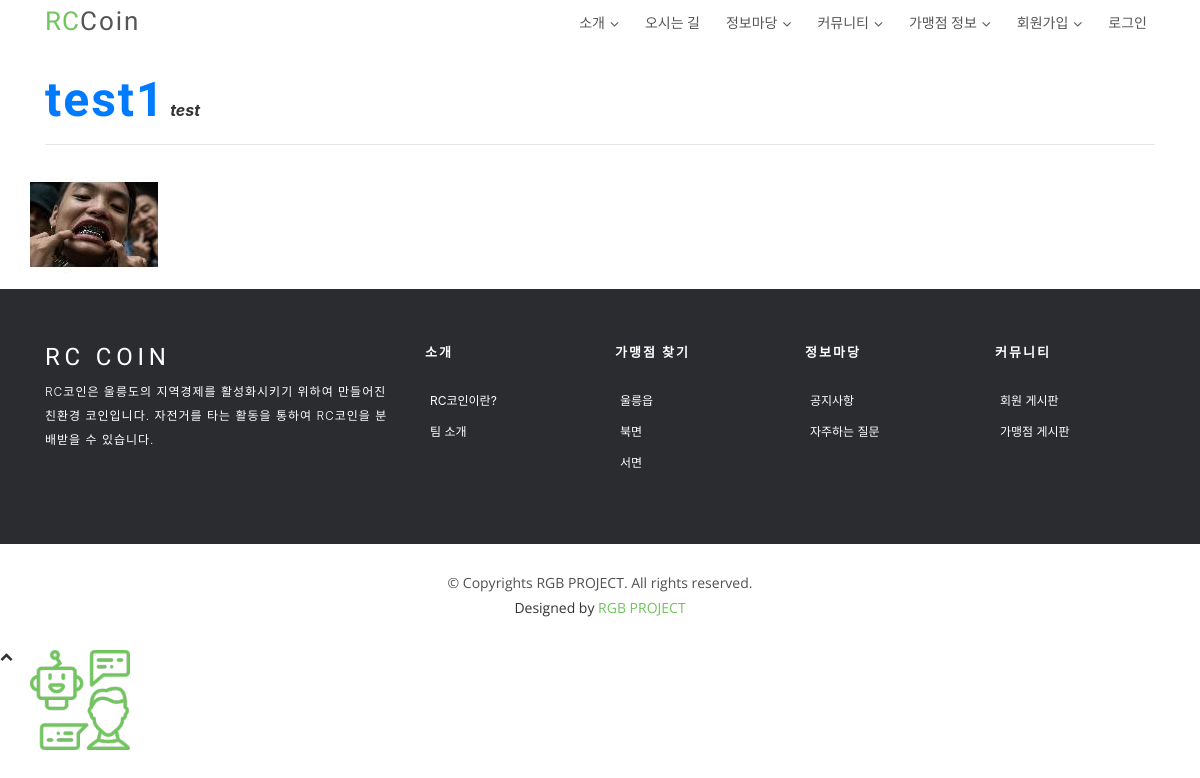
The page /photo/ on the database as committed earlier.
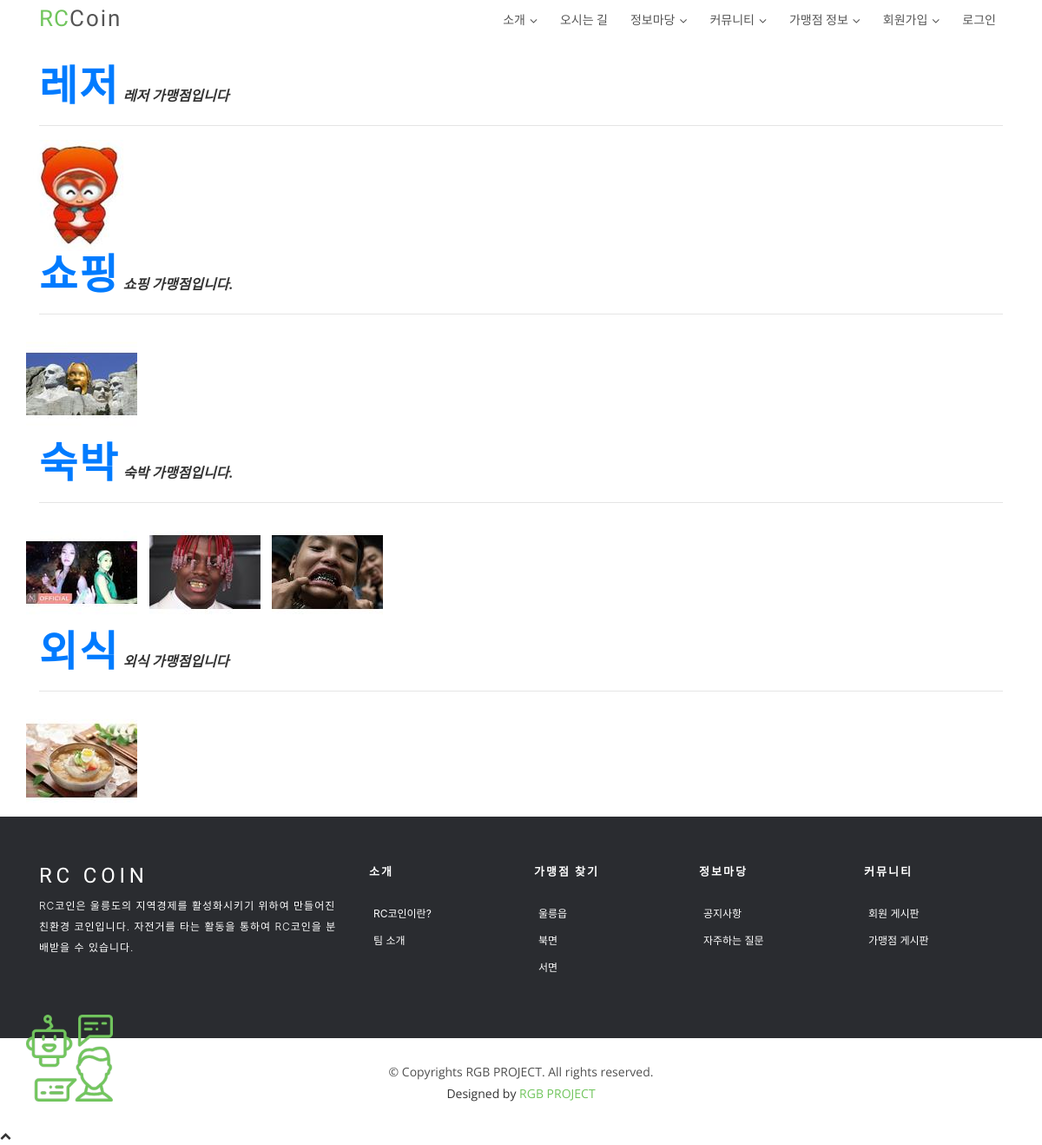
The same page on the database as committed later.
### photo/models.py (models this page shows, shortened)
@python_2_unicode_compatible
class Album(models.Model):
    name = models.CharField(max_length=50)
    description = models.CharField('One Line Description', max_length=100, blank=True)
    class Meta:
        ordering = ['name']

@python_2_unicode_compatible
class Photo(models.Model):
    album = models.ForeignKey('Album', on_delete=models.CASCADE)
    title = models.CharField(max_length=50)
    image = ThumbnailImageField(upload_to='photo/%Y/%m')
    description = models.TextField('Photo Description', blank=True)
    upload_date = models.DateTimeField('Upload Date', auto_now_add=True)
    class Meta:
        ordering = ['title']
    def get_absolute_url(self):
        return reverse('photo:photo_detail', args=(self.id,))

### photo/views.py (the view)
class AlbumLV(ListView):
    model = Album

### photo/fields.py (called while the page is built)
def _add_thumb(s):
    parts = s.split(".")
    parts.insert(-1, "thumb")
    if parts[-1].lower() not in ['jpeg','jpg']:
        parts[-1]='jpg'
    return ".".join(parts)

    def _get_thumb_url(self):
        return _add_thumb(self.url)

### photo/templates/photo/album_list.html (shortened to what this page needs)
{% extends '../base.html' %}
{% load staticfiles %}
{% block content %}
{% block extrastyle %}{% static "photo/photo.css" %}{% endblock %}
<section id="team">
    <div class="container">
        <br><br>
        {% for item in object_list %}
        <div class="clear_float">
            <h2 style="display:inline"><a href="{% url 'photo:album_detail' item.id %}"> {{ item.name }}</a></h2>
           <b><i>{{ item.description }}</i></b>
        </div>
        <hr/>
        <div class="album-list">
            <div class="row">
                {% for photo in item.photo_set.all|slice:":5" %}
                <div class="album-list-photo">
                    <a href="{{ photo.get_absolute_url }}">
                    <img class="thumbnail" src="{{ photo.image.thumb_url }}" />
                    </a>
                </div>
                {% endfor %}
            </div>
        </div>
        {% endfor %}
    </div>
</section>
{% endblock content %}

### templates/base.html (shortened to what this page needs)
<!DOCTYPE html>
<html lang="ko">
<head>
  {% load staticfiles %}
  <link href='{% static "lib/bootstrap/css/bootstrap.css" %}' rel="stylesheet">
  <link href='{% static "lib/owlcarousel/assets/owl.carousel.min.css" %}' rel="stylesheet">
  <link href='{% static "lib/owlcarousel/assets/owl.theme.default.min.css" %}' rel="stylesheet">
  <link href='{% static "lib/font-awesome/css/font-awesome.min.css" %}' rel="stylesheet">
  <link href='{% static "lib/animate/animate.min.css" %}' rel="stylesheet">
  <link href='{% static "lib/modal-video/css/modal-video.min.css" %}' rel="stylesheet">
  <link href='{% static "css/style.css" %}' rel="stylesheet">
</head>
<body>
{% block header %}
  <header id="header" class="header header-hide">
    <div class="container">
      <div id="logo" class="pull-left">
        <h1><a href="{% url 'index' %}"" class="scrollto"><span>RC</span>Coin</a></h1>
      </div>
      <nav id="nav-menu-container">
      <ul class="nav-menu">
        <li class="menu-has-children"><a href="{% url 'intro' %}">소개</a>
        </li>
        <li><a href="{% url 'map' %}">오시는 길</a>
        </li>
        <li class="menu-has-children"><a href="#features">정보마당</a>
        </li>
        <li class="menu-has-children"><a href="#screenshots">커뮤니티</a>
        </li>
        <li class="menu-has-children"><a href="#team">가맹점 정보</a>
        </li>
        {% if user.is_active %}
          <li class="menu-has-children"><a href="#pricing">마이페이지</a>
            <ul>
              <li><a href="#">정보수정</a></li>
              <li><a href="{% url 'logout' %}">로그아웃</a></li>
            </ul>
          </li>
        {% else %}
          <li class="menu-has-children"><a href="#pricing">회원가입</a>
          </li>
          <li><a href="{% url 'login' %}">로그인</a></li>
        {% endif %}
      </ul>
      </nav>
    </div>
  </header>
  {% endblock header %}
  {% block content %} {% endblock content %}
  {% block footer %}
  <footer class="footer">
    <div class="container">
      <div class="row">
        <div class="col-md-12 col-lg-4">
          <div class="footer-logo">
            <a class="navbar-brand" href="#">RC COIN</a>
            <p>RC코인은 울릉도의 지역경제를 활성화시키기 위하여 만들어진 친환경 코인입니다. 자전거를 타는 활동을 통하여 RC코인을 분배받을 수 있습니다.</p>
          </div>
        </div>
        <div class="col-sm-6 col-md-3 col-lg-2">
          <div class="list-menu">
            <h4>소개</h4>
            <ul class="list-unstyled">
              <li><a href="#">RC코인이란?</a></li>
              <li><a href="#">팀 소개</a></li>
            </ul>
          </div>
        </div>
        <div class="col-sm-6 col-md-3 col-lg-2">
          <div class="list-menu">
            <h4>가맹점 찾기</h4>
            <ul class="list-unstyled">
              <li><a href="#">울릉읍</a></li>
              <li><a href="#">북면</a></li>
              <li><a href="#">서면</a></li>
            </ul>
          </div>
        </div>
        <div class="col-sm-6 col-md-3 col-lg-2">
          <div class="list-menu">
            <h4>정보마당</h4>
            <ul class="list-unstyled">
              <li><a href="#">공지사항</a></li>
              <li><a href="#">자주하는 질문</a></li>
            </ul>
          </div>
        </div>
        <div class="col-sm-6 col-md-3 col-lg-2">
          <div class="list-menu">
            <h4>커뮤니티</h4>
            <ul class="list-unstyled">
              <li><a href="#">회원 게시판</a></li>
              <li><a href="#">가맹점 게시판</a></li>
            </ul>
          </div>
        </div>
      </div>
    </div>
    <div class="copyrights">
      <div class="container">
        <p>&copy; Copyrights RGB PROJECT. All rights reserved.</p>
        <div class="credits">
          Designed by <a href="https://bootstrapmade.com/">RGB PROJECT</a>
        </div>
      </div>
    </div>
  </footer>
  {% endblock footer %}
  <a href="#" class="back-to-top"><i class="fa fa-chevron-up"></a>
<div id="chatbot">
         <a href='https://frogue.danbee.ai/?chatbot_id=aa1d2bbd-bc0a-4a6c-8801-817df75dc1e9&user_id=사용자아이디'target="_blank">
           <img src="{% static 'img/chat.png' %}" alt="img" style="max-width: 100%; height: auto;"></a>
</div>
</body>
</html>

### static/css/style.css (style rules this page uses)
body { background-color: #fff; color: #333; }
h1, h2, h3, h4, h5, h6 { margin: 0; }
h2 { color: #000; font-weight: 600; }
h4 { color: #000; font-size: 13px; font-weight: 700; letter-spacing: 2px; text-transform: uppercase; line-height: 2; }
a { letter-spacing: 2px; text-decoration: none; }
ul { letter-spacing: 1px; }
li { color: #626262; font-size: 13px; font-weight: 400; letter-spacing: 2px; line-height: 30px; text-transform: capitalize; }
p { color: #505050; font-size: 14px; font-weight: 300; letter-spacing: 0.5px; line-height: 2; margin-bottom: 20px; }
span { letter-spacing: 1px; }
.fa { font-size: 13px; }
.back-to-top { position: fixed; display: none; background: #71c55d; line-height: 1; color: #fff; padding: 7px 12px 13px 12px; font-size: 16px; border-radius: 2px; right: 15px; bottom: 15px; transition: background 0.5s; }
#header { background: #fff; position: fixed; left: 0; top: 0; right: 0; height: 48px; z-index: 3; transition: all 0.5s ease; }
#header #logo { padding: 6px 0 0 0; }
#header #logo h1 { color: #505050; font-family: "Philosopher", sans-serif; font-size: 26px; font-weight: 500; letter-spacing: 1px; margin: 0; }
#header #logo h1 a { color: #555; line-height: 1; display: inline-block; text-decoration: none; }
#header #logo h1 a span { color: #71c55d; }
.nav-menu, .nav-menu * { margin: 0; padding: 0; list-style: none; }
.nav-menu li { position: relative; white-space: nowrap; }
.nav-menu > li { float: left; }
.sf-arrows .sf-with-ul { padding-right: 22px; }
.sf-arrows .sf-with-ul:after { content: "\f107"; position: absolute; right: 8px; margin-top: 1px; font-family: FontAwesome; font-style: normal; font-weight: normal; }
#nav-menu-container { float: right; margin: 0 0 0 0; }
.nav-menu a { padding: 8px 8px; text-decoration: none; display: inline-block; color: #555; font-family: "Roboto", sans-serif; font-weight: 400; font-size: 14px; outline: none; letter-spacing: 0; transition: 0.3s; }
.nav-menu > li { margin-left: 10px; }
#mobile-nav { position: fixed; top: 0; padding-top: 18px; bottom: 0; z-index: 998; background: rgba(52, 59, 64, 0.9); left: -260px; width: 260px; overflow-y: auto; transition: 0.4s; }
#mobile-nav ul { padding: 0; margin: 0; list-style: none; }
#mobile-nav ul li { position: relative; }
#mobile-nav ul li a { color: #fff; font-size: 14px; overflow: hidden; padding: 6px 22px 6px 15px; position: relative; text-decoration: none; width: 100%; display: block; outline: none; letter-spacing: 0; }
#team h2 { margin: 0 0 10px 0; font-size: 48px; font-weight: 700; line-height: 56px; font-family: "Philosopher", sans-serif; color: #71c55d; }
.footer { background: #2a2c30; padding-top: 50px; }
.footer .footer-logo .navbar-brand { color: #fff; display: inline-block; float: none; font-family: "Philosopher", sans-serif; font-size: 24px; font-weight: 500; height: 100%; letter-spacing: 0.2em; padding-left: 0; padding-top: 0; }
.footer .footer-logo p { color: #fff; font-size: 12px; letter-spacing: 1px; }
.footer .list-menu > h4 { color: #fff; padding-bottom: 20px; }
.footer .list-menu ul li a { color: #fff; font-size: 12px; padding-left: 5px; text-decoration: none; letter-spacing: 0; }
.footer .copyrights { background: #fff; margin-top: 50px; text-align: center; padding: 25px; }
.footer .copyrights p, .footer .copyrights .credits { margin: 0; padding: 0; font-family: "Open Sans", sans-serif; font-weight: normal; font-size: 14px; letter-spacing: 0; }
.footer .copyrights p a, .footer .copyrights .credits a { letter-spacing: 0; color: #71c55d; }
#chatbot { position:fixed; left:30px; bottom:0px; height:150px; max-width: 100px; background:transparent; color: white; }

Rows that differ between the two databases and show on the page:
added Album: name "레저", description "레저 가맹점입니다"
added Photo: shows a picture, shown under "레저"
added Album: name "쇼핑", description "쇼핑 가맹점입니다."
added Photo: shows a picture, shown under "쇼핑"
changed Album: name "test1" → "숙박"; description "test" → "숙박 가맹점입니다."
added Photo: shows a picture, shown under Album "숙박"
added Photo: shows a picture, shown under Album "숙박"
added Album: name "외식", description "외식 가맹점입니다"
added Photo: shows a picture, shown under "외식"
